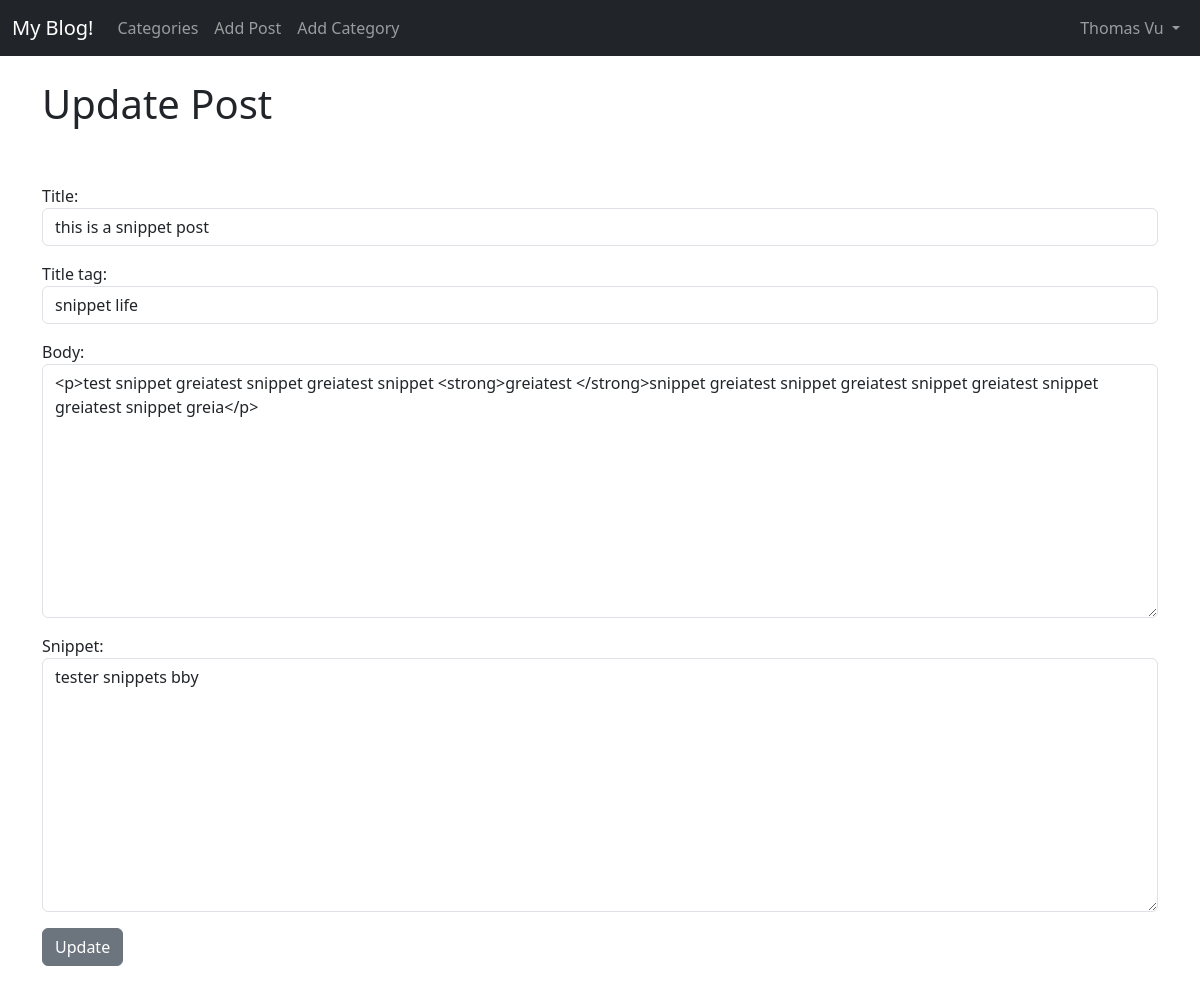
The page /article/edit/18 (signed in) on the database its author committed.
### theblog/models.py (models this page shows, shortened)
class Post(models.Model):
    title = models.CharField(max_length=255)
    header_image = models.ImageField(null=True, blank=True, upload_to="images/")
    title_tag = models.CharField(max_length=255)
    author = models.ForeignKey(User, on_delete=models.CASCADE)
    body = RichTextField(blank=True, null=True)
    post_date = models.DateField(auto_now_add=True)
    category = models.CharField(max_length=255, default='uncategorized')
    snippet = models.CharField(max_length=255)
    likes = models.ManyToManyField(User, related_name='blog_posts')

### theblog/views.py (the view)
# urls.py: path('article/edit/<int:pk>', UpdatePostView.as_view(), name="update_post"),
class UpdatePostView(UpdateView):
    model = Post
    form_class = EditForm
    template_name = 'update_post.html'

### theblog/forms.py
class EditForm(forms.ModelForm):
    class Meta:
        model = Post
        fields = ('title', 'title_tag', 'body', 'snippet')
        widgets = {
            'title': forms.TextInput(attrs={'class': 'form-control', 'placeholder': 'Insert Title'}),
            'title_tag': forms.TextInput(attrs={'class': 'form-control'}),
            'body': forms.Textarea(attrs={'class': 'form-control'}),
            'snippet': forms.Textarea(attrs={'class': 'form-control'}),
        }

### theblog/templates/update_post.html (shortened to what this page needs)
{% extends 'base.html' %}
{% block content %}
{% if user.is_authenticated %}
    {% if user.id == post.author.id %}
        <h1>Update Post</h1>
        <br/><br/>
        <div class="mb-3">
        <form method="POST">
            {{ form.as_p }}
            <button class="btn btn-secondary">Update</button>
        </form>
        </div>
    {% else %}
        You are not allowed here!!
    {% endif %}
{% else %}
You are not allowed here!
{% endif %}
{% endblock %}

### theblog/templates/base.html (shortened to what this page needs)
<!doctype html>
<html lang="en">
  <head>
    <link href="https://cdn.jsdelivr.net/npm/bootstrap@5.3.1/dist/css/bootstrap.min.css" rel="stylesheet">
  </head>
  <body>
    <nav class="navbar navbar-expand-lg navbar-dark bg-dark">
        <div class="container-fluid">
          <a class="navbar-brand" href="{% url 'home' %}">My Blog!</a>
          <div class="collapse navbar-collapse" id="navbarSupportedContent">
            <ul class="navbar-nav me-auto mb-2 mb-lg-0">
              {% if cat_menu %}
              <li class="nav-item dropdown">
                <a class="nav-link dropdown-toggle" href="#" role="button" data-bs-toggle="dropdown" aria-expanded="false">
                  Categories
                </a>
                <ul class="dropdown-menu">
                  {% for item in cat_menu %}
                  <li><a class="dropdown-item" href="{% url 'category' item|slugify %}">{{ item }}</a></li>
                  {% endfor %}
                </ul>
              </li>
              {% else %}
              <li class="nav-item">
                <a class="nav-link" href="{% url 'category_list' %}">Categories</a>
              </li>
              {% endif %}
              {% if user.is_authenticated %}
                <li class="nav-item">
                  <a class="nav-link" href="{% url 'add_post' %}">Add Post</a>
                </li>
                <li class="nav-item">
                  <a class="nav-link" href="{% url 'add_category' %}">Add Category</a>
                </li>
              {% endif %}
            </ul>
            {% if user.is_authenticated %}
            <ul class="navbar-nav ml-auto">
              <li class="nav-item dropdown">
                <a class="nav-link dropdown-toggle" href="#" role="button" data-bs-toggle="dropdown" aria-expanded="false">
                  {{ user.first_name }} {{ user.last_name }}
                </a>
              </li>
              </ul>
              {% endif %}
          </div>
        </div>
      </nav>
    <br/>
    <div class="container">
        {% block content %}
        {% endblock %}
    </div>
  </body>
</html>

### rows shown on the page
Post: title "this is a snippet post", title_tag "snippet life", body "<p>test snippet greiatest snippet greiatest snippet <strong>greiatest </strong>snippet greiatest snippet greiatest snippet greiatest snippet greiatest snippet greia</p>", snippet "tester snippets bby"

### other values the page prints
{{ user.first_name }} "Thomas"
{{ user.last_name }} "Vu"
